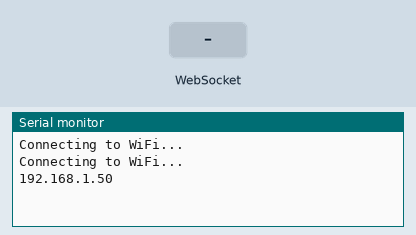
The sketch below on a simulated ESP32. Parts: the last lines printed to the serial monitor. The inputs (shaded band) are chosen by the test bench. WiFi joins after 1.5 s; servers stay silent unless stated.

Above: at 3.2 s.
3.3 s: WebSocket text "1" received
At 4.5 s:
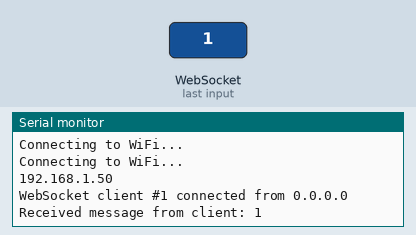
4.8 s: WebSocket text "0" received
At 5.6 s:
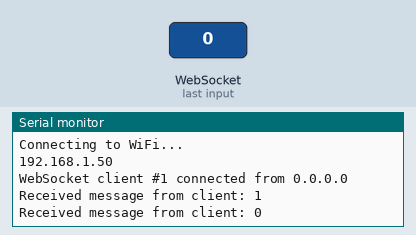

Measured:
- after the input at 3.3 s, the serial monitor: prints a new line at once (image 1)
- after the input at 4.8 s, the serial monitor: prints a new line at once (image 2)

The sketch:

Websocket_getString.ino
```cpp
/*

  AUTHOR: Sebastian Yepez
  DATE: May 2024

*/
#include <WiFi.h>
#include <AsyncTCP.h>
#include <ESPAsyncWebServer.h>

// Replace with your network credentials
const char* ssid     = "YOUR_WIFI_SSID";
const char* password = "YOUR_WIFI_PASSWORD";

// Create AsyncWebServer object on port 80
AsyncWebServer server(80);
AsyncWebSocket ws("/ws");

const char index_html[] PROGMEM = R"rawliteral(
<!DOCTYPE HTML><html>
<!DOCTYPE HTML>
<html>
<head>
  <title>MYGPT</title>
  <meta name="viewport" content="width=device-width, initial-scale=1">
  <style>
    /* CSS  */

    /* Classes*/
    html { font-family: Arial, Helvetica, sans-serif; text-align: center; }
    h1 { font-size: 1.8rem; color: white; }
    .topnav { overflow: hidden; background-color: #143642; }
    body { margin: 0; }
    .content { padding: 30px; max-width: 600px; margin: 0 auto; }
    .card { background-color: #F8F7F9; box-shadow: 2px 2px 12px 1px rgba(140,140,140,.5); padding-top:10px; padding-bottom:20px; }
    .button { padding: 15px 50px; font-size: 24px; text-align: center; outline: none; color: #fff; background-color: #0f8b8d; border: none; border-radius: 5px; user-select: none; }
    .button:active { background-color: #0f8b8d; box-shadow: 2 2px #CDCDCD; transform: translateY(2px); }
  </style>
</head>
<body>
  <div class="topnav">
    <h1>
        MyGPT Communications Services
    </h1>
  </div>
  <div class="content">
        <h2>
            Welcome to MyGPT! How can I be of assistance today?
        </h2>
    </div>
  </div>
  <div class="content">
    <div class="card">
      <input type="text" id="inputText" placeholder="Type your message here...">
      <p><button id="sendButton" class="button">Send</button></p>
    </div>
  </div>

<script>
      // javascript
  var gateway = `ws://${window.location.hostname}/ws`;
  var websocket;
  window.addEventListener('load', onLoad);
  function initWebSocket() {
    console.log('Trying to open a WebSocket connection...');
    websocket = new WebSocket(gateway);
    websocket.onopen    = onOpen;
    websocket.onclose   = onClose;
    websocket.onmessage = onMessage;
  }
  function onOpen(event) {
    console.log('Connection opened');
  }
  function onClose(event) {
    console.log('Connection closed');
    setTimeout(initWebSocket, 2000);
  }
  function onMessage(event) {
    console.log('Received message from server: ' + event.data);
  }
  function onLoad(event) {
    initWebSocket();
    initButton();
  }
  function initButton() {
    document.getElementById('sendButton').addEventListener('click', sendMessage);
  }
  function sendMessage(){
    var input = document.getElementById('inputText').value;
    websocket.send(input);
  }
</script>
</body>
</html>
)rawliteral";


void handleWebSocketMessage(void *arg, uint8_t *data, size_t len) {
  AwsFrameInfo *info = (AwsFrameInfo*)arg;
  if (info->final && info->index == 0 && info->len == len && info->opcode == WS_TEXT) {
    data[len] = 0;
    String message = (char*)data;
    Serial.printf("Received message from client: %s\n", message.c_str());
    // Here you can handle the received message and perform actions
  }
}

void onEvent(AsyncWebSocket *server, AsyncWebSocketClient *client, AwsEventType type,
             void *arg, uint8_t *data, size_t len) {
  switch (type) {
    case WS_EVT_CONNECT:
      Serial.printf("WebSocket client #%u connected from %s\n", client->id(), client->remoteIP().toString().c_str());
      break;
    case WS_EVT_DISCONNECT:
      Serial.printf("WebSocket client #%u disconnected\n", client->id());
      break;
    case WS_EVT_DATA:
      handleWebSocketMessage(arg, data, len);
      break;
    case WS_EVT_PONG:
    case WS_EVT_ERROR:
      break;
  }
}

void initWebSocket() {
  ws.onEvent(onEvent);
  server.addHandler(&ws);
}

void setup(){
  // Serial port for debugging purposes
  Serial.begin(115200);

  // Connect to Wi-Fi
  WiFi.begin(ssid, password);
  while (WiFi.status() != WL_CONNECTED) {
    delay(1000);
    Serial.println("Connecting to WiFi...");
  }

  // Print ESP Local IP Address
  Serial.println(WiFi.localIP());

  initWebSocket();

  // Route for root / web page
  server.on("/", HTTP_GET, [](AsyncWebServerRequest *request){
    request->send_P(200, "text/html", index_html);
  });

  // Start server
  server.begin();
}

void loop() {
  ws.cleanupClients();
}
```
